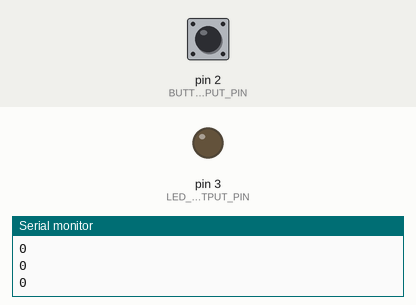
A sketch run on a simulated Arduino Uno, built with avr-gcc and run on an emulated ATmega328P. Parts: output pins drawn as LEDs (lit = HIGH), the last lines printed to the serial monitor. The test bench sets the inputs (shaded band); at power-on: pin 2 (BUTTON_INPUT_PIN) LOW.

Above: at 1.2 s.
1.3 s: pin 2 (BUTTON_INPUT_PIN) pulled HIGH for 0.15 s
At 1.4 s:
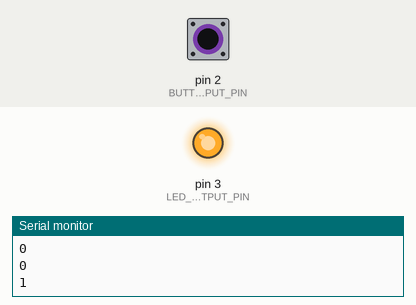
3.0 s: pin 2 (BUTTON_INPUT_PIN) pulled HIGH for 3.2 s
At 7.2 s:
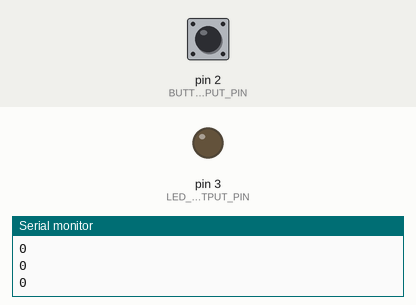
Timing chart, 0 to 8.7 s (numbered marks = the images above; inputs shaded):
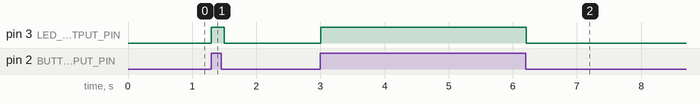

The sketch:

ReadButtonSetLED.ino
```cpp
/*
 * This example reads in a button input on D2 (with an external pull-down resistor configuration)
 * and turns on/off an LED on D3 accordingly
 *
 * By Jon Froehlich
 * http://makeabilitylab.io
 */

const int BUTTON_INPUT_PIN = 2;
const int LED_OUTPUT_PIN = 3;

void setup() {
  pinMode(BUTTON_INPUT_PIN, INPUT);
  pinMode(LED_OUTPUT_PIN, OUTPUT);
  Serial.begin(9600);
}

void loop() {

  // read the button value. It will be HIGH when pressed and
  // LOW when not pressed
  int buttonVal = digitalRead(BUTTON_INPUT_PIN);

  // Write out HIGH or LOW
  digitalWrite(LED_OUTPUT_PIN, buttonVal);
  Serial.println(buttonVal);

  // Check for new input every 100ms (10 times a sec)
  delay(100);
}
```

Measured:
- after the input at 1.3 s, pin 3 (LED_OUTPUT_PIN): LOW → HIGH at once, → LOW 0.20 s later
- after the input at 3.0 s, pin 3 (LED_OUTPUT_PIN): LOW → HIGH at once, → LOW 3.2 s later
